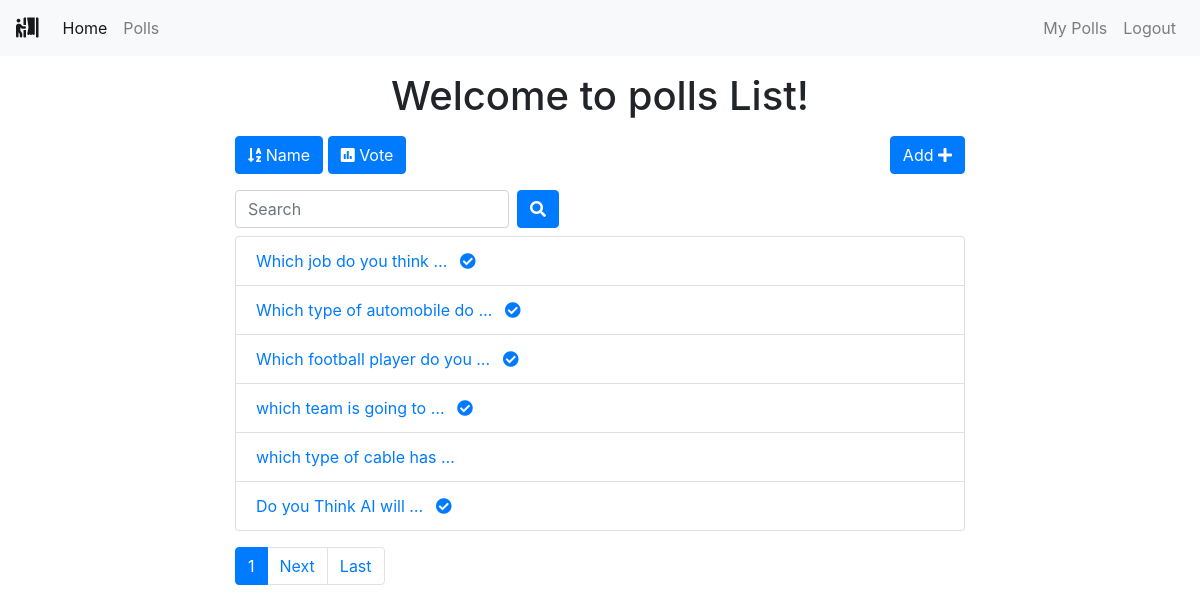
Page /polls/list/ (signed in) on the committed database.
### polls/models.py (models this page shows, shortened)
class Poll(models.Model):
    owner = models.ForeignKey(User, on_delete=models.CASCADE)
    text = models.TextField()
    pub_date = models.DateTimeField(default=timezone.now)
    active = models.BooleanField(default=True)

### polls/views.py (the view)
# urls.py: path('list/', views.polls_list, name='list'),
@login_required()
def polls_list(request):
    all_polls = Poll.objects.all()
    search_term = ''
    if 'name' in request.GET:
        all_polls = all_polls.order_by('text')
    if 'date' in request.GET:
        all_polls = all_polls.order_by('pub_date')
    if 'vote' in request.GET:
        all_polls = all_polls.annotate(Count('vote')).order_by('vote__count')
    if 'search' in request.GET:
        search_term = request.GET['search']
        all_polls = all_polls.filter(text__icontains=search_term)
    paginator = Paginator(all_polls, 6)  # Show 6 contacts per page
    page = request.GET.get('page')
    polls = paginator.get_page(page)
    get_dict_copy = request.GET.copy()
    params = get_dict_copy.pop('page', True) and get_dict_copy.urlencode()
    print(params)
    context = {
        'polls': polls,
        'params': params,
        'search_term': search_term,
    }
    return render(request, 'polls/polls_list.html', context)

### polls/templates/polls/polls_list.html (shortened to what this page needs)
{% extends 'base.html' %}
{% block content %}
<div class="container">
    <div class="row">
        <div class="col-md-8 offset-sm-2">
            <h1 class="text-center mt-3 mb-3">Welcome to polls List!</h1>
            <a class="btn btn-{% if 'name' in request.GET %}warning{% else %}primary{% endif %} mb-3" href="?name=True"
                role="button"><i class="fas fa-sort-alpha-down"></i>
                Name</a>
            <a class="btn btn-{% if 'vote' in request.GET %}warning{% else %}primary{% endif %} mb-3" href="?vote=True"
                role="button"><i class="fas fa-poll"></i> Vote</a>
            <a class="btn btn-primary mb-3 float-right" href="{% url 'polls:add' %}" role="button">Add <i class="fas fa-plus"></i></a>
            <form class="form-inline">
                <div class="form-group mr-sm-2 mb-2">
                    <input type="search" class="form-control" name="search" placeholder="Search" value={{ search_term }}>
                </div>
                <button type="submit" class="btn btn-primary mb-2"><i class="fas fa-search"></i></button>
            </form>
            <ul class="list-group">
                {% for poll in polls %}
                <li class="list-group-item"><a href="{% url 'polls:detail' poll.id %}">{{ poll.text|truncatewords:5 }}
                        {% if not poll.active%}
                        <i class="fas fa-check-circle ml-2"></i>
                        {% endif %}
                    </a>
                </li>
                {% endfor %}
            </ul>
            <nav class="mt-3">
                <ul class="pagination">
                    <li class="page-item active"><a class="page-link" href="">{{ polls.number }}</a></li>
                    {% if polls.has_next %}
                    <li class="page-item"><a class="page-link" href="?page={{ polls.next_page_number }}&{{ params }}">Next</a></li>
                    <li class="page-item"><a class="page-link" href="?page={{ polls.paginator.num_pages }}&{{ params }}">Last</a></li>
                    {% endif %}
                </ul>
            </nav>
        </div>
    </div>
</div>
{% endblock content %}

### rows in the picture
Poll: text "Which job do you think …", active False (drawn)
Poll: text "Which type of automobile do …", active False (drawn)
Poll: text "Which football player do you …", active False (drawn)
Poll: text "which team is going to …", active False (drawn)
Poll: text "which type of cable has …"
Poll: text "Do you Think AI will …", active False (drawn)

### other values in the picture
{{ polls.number }} "1"
